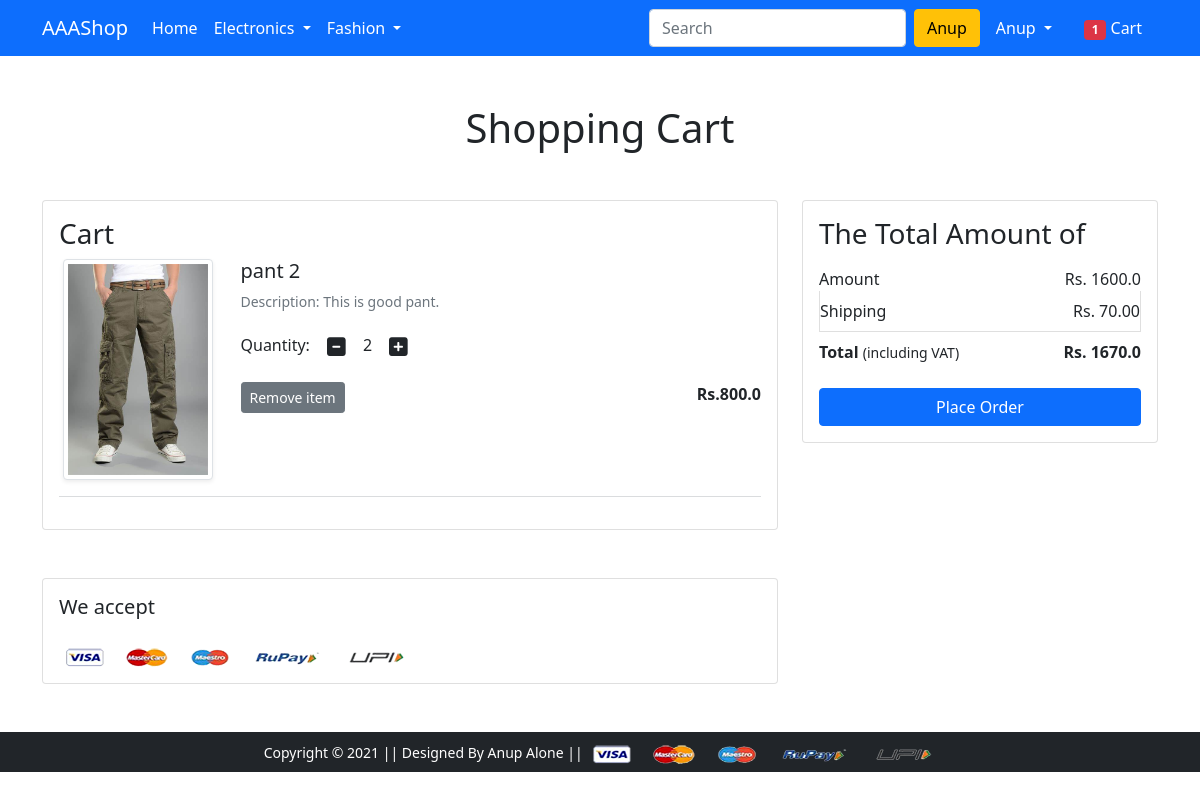
The app's page /show-cart/ (signed in) with its own data.
### app/models.py (models this page shows, shortened)
class Cart(models.Model):
    user=models.ForeignKey(User,on_delete=models.CASCADE)
    product=models.ForeignKey(Products,on_delete=models.CASCADE)
    quantity=models.PositiveIntegerField(default=1)

class Products(models.Model):
    title=models.CharField(max_length=100)
    selling_price=models.FloatField()
    discounted_price=models.FloatField()
    description=models.TextField()
    brand=models.CharField(max_length=100)
    category=models.CharField(choices=CATEGORY_CHOICES,max_length=100)
    product_image=models.ImageField(upload_to="productImg")

### app/views.py (the view)
# urls.py: path('show-cart/', views.show_cart, name='show-cart'),
@login_required
def show_cart(request):
    if request.user.is_authenticated:
        user=request.user
        cart=Cart.objects.filter(user=user)
        total_item=0
        if request.user.is_authenticated:
            total_item=len(Cart.objects.filter(user=request.user))
        amount=0.0
        shipping_charge=70
        cart_product=[p for p in Cart.objects.all() if p.user==user]
        if cart_product:
            for  c in cart_product:
                temp=(c.quantity*c.product.discounted_price)
                amount+=temp
                total_amount=amount+shipping_charge
            return render(request, 'app/addtocart.html',{"cart":cart,"amount":amount,"total":total_amount,"total_item":total_item})
        else:
            return render(request, 'app/emptycart.html',{"total_item":total_item})

### app/templates/app/addtocart.html (shortened to what this page needs)
{% extends 'app/base.html' %}
{% load static %}
{% block main-content %}
<div class="container my-5">
 <div class="row">
  <h1 class="text-center mb-5">Shopping Cart</h1>
  <div class="col-sm-8">
  <div class="card">
   <div class="card-body">
    <h3>Cart</h3>
    {% for c in cart %}
    <div class="row">
     <div class="col-sm-3 text-center align-self-center"><img src="{{c.product.product_image.url}}" alt="" srcset="" class="img-fluid img-thumbnail shadow-sm" height="150" width="150"> </div>
     <div class="col-sm-9">
      <div>
       <h5>{{c.product.title}}</h5>
       <p class="mb-2 text-muted small">Description: {{c.product.description}}</p>
       <div class="my-3">
        <label for="quantity">Quantity:</label>
        <a class="minus-cart btn" pid="{{c.product.id}}"><i class="fas fa-minus-square fa-lg"></i></a>
          <span id="quantity">{{c.quantity}}</span>
        <a class="plus-cart btn" pid="{{c.product.id}}"><i class="fas fa-plus-square fa-lg"></i></a>
       </div>
       <div class="d-flex justify-content-between">
        <a href="#" class="btn btn-sm btn-secondary mr-3 remove" pid="{{c.product.id}}" >Remove item </a>
        <p class="mb-0"><span><strong>Rs.{{c.product.discounted_price}}</strong></span></p>
       </div>
      </div>
     </div>
    </div>
    <hr class="text-muted">
    {% endfor %}
   </div>
   </div>
  </div>
  <div class="col-sm-4">
   <div class="card">
    <div class="card-body">
      <h3>The Total Amount of</h3>
      <ul class="list-group">
       <li class="list-group-item d-flex justify-content-between align-items-center border-0 px-0 pb-0">Amount<span>Rs. <span id="amount">{{amount}}</span></span></li>
       <li class="list-group-item d-flex justify-content-between align-items-center px-0">Shipping<span>Rs. 70.00</span></li>
       <li class="list-group-item d-flex justify-content-between align-items-center border-0 px-0 mb-3">
        <div>
           <strong>Total</strong> <small>(including VAT)</small>
         </div>
         <span><strong>Rs. <span id="total">{{total}}</span> </strong></span>
       </li>
      </ul>
      <div class="d-grid"><a href="{% url 'checkout' %}" class="btn btn-primary">Place Order</a></div>
    </div>
   </div>
  </div>
 </div>
</div>
<div class="container">
 <div class="row">
  <div class="col-sm-8">
   <div class="card">
    <div class="card-body">
      <h5 class="mb-4">We accept</h5>
      <img src="{% static 'app/images/payment.png' %}" alt="" class="img-fluid">
    </div>
  </div>
  </div>
 </div>
</div>
{% endblock main-content %}

### app/templates/app/base.html (shortened to what this page needs)
<!doctype html>
{% load static %}
<html lang="en">
  <head>
    <link href="https://cdn.jsdelivr.net/npm/bootstrap@5.0.0-beta1/dist/css/bootstrap.min.css" rel="stylesheet">
    <link rel="stylesheet" href="{% static 'app/css/owl.carousel.min.css' %}">
    <link rel="stylesheet" href="{% static 'app/css/all.min.css' %}">
    <link rel="stylesheet" href="{% static 'app/css/style.css' %}">
  </head>
  <body>
    <nav class="navbar navbar-expand-lg navbar-dark bg-primary">
     <div class="container">
       <a class="navbar-brand" href="/">AAAShop</a>
       <div class="collapse navbar-collapse" id="navbarSupportedContent">
         <ul class="navbar-nav me-auto mb-2 mb-lg-0">
           <li class="nav-item">
             <a class="nav-link active" aria-current="page" href="/">Home</a>
           </li>
           <li class="nav-item dropdown">
             <a class="nav-link dropdown-toggle text-white" href="#" id="electronicsDropdown" role="button" data-bs-toggle="dropdown" aria-expanded="false">
               Electronics
             </a>
           </li>
           <li class="nav-item dropdown">
             <a class="nav-link dropdown-toggle text-white" href="#" id="fashionDropdown" role="button" data-bs-toggle="dropdown" aria-expanded="false">
               Fashion
             </a>
           </li>
         </ul>
         <form class="d-flex">
           <input class="form-control me-2" type="search" placeholder="Search" aria-label="Search">
           <button class="btn btn-warning" type="submit"> <span class="text-capitalize">{{request.user}}</span></button>
         </form>
         <div>
          <ul class="navbar-nav me-auto mb-2 mb-lg-0">
            {% if request.user.is_authenticated %}
           <li class="nav-item dropdown mx-2">
              <a class="nav-link dropdown-toggle text-white" href="#" id="profileDropdown" role="button" data-bs-toggle="dropdown" aria-expanded="false">
               <span class="text-capitalize">{{request.user}}</span>
              </a>
            </li>
            <li class="nav-item mx-2">
             <a href="{% url 'show-cart' %}" class="nav-link text-white"><span class="badge bg-danger">{{total_item}}</span> Cart </a>
            </li>
            {% endif %}
          </ul>
         </div>
       </div>
     </div>
    </nav>
    {% block main-content %} {% endblock main-content %}
    <footer class="container-fluid bg-dark text-center p-2 mt-5">
        <small class="text-white">Copyright &copy; 2021 || Designed By Anup Alone || </small>
        <img src="{% static 'app/images/payment.png' %}" alt="" srcset="" class="img-fluid" height="2px">
    </footer>
  </body>
</html>

### records on screen
Cart: product.product_image (picture), product "pant 2", product.description "This is good pant.", quantity "2", product.discounted_price "800.0"

### other values on screen
{{ request.user }} "Anup"
{{ total_item }} "1"
{{ amount }} "1600.0"
{{ total }} "1670.0"
